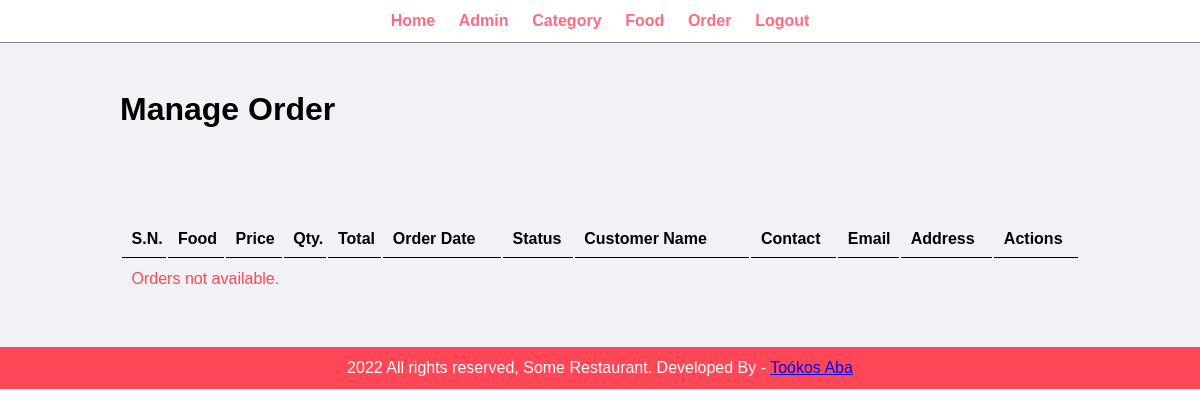
Before: /admin/manage-order.php (signed in) with the older database file.
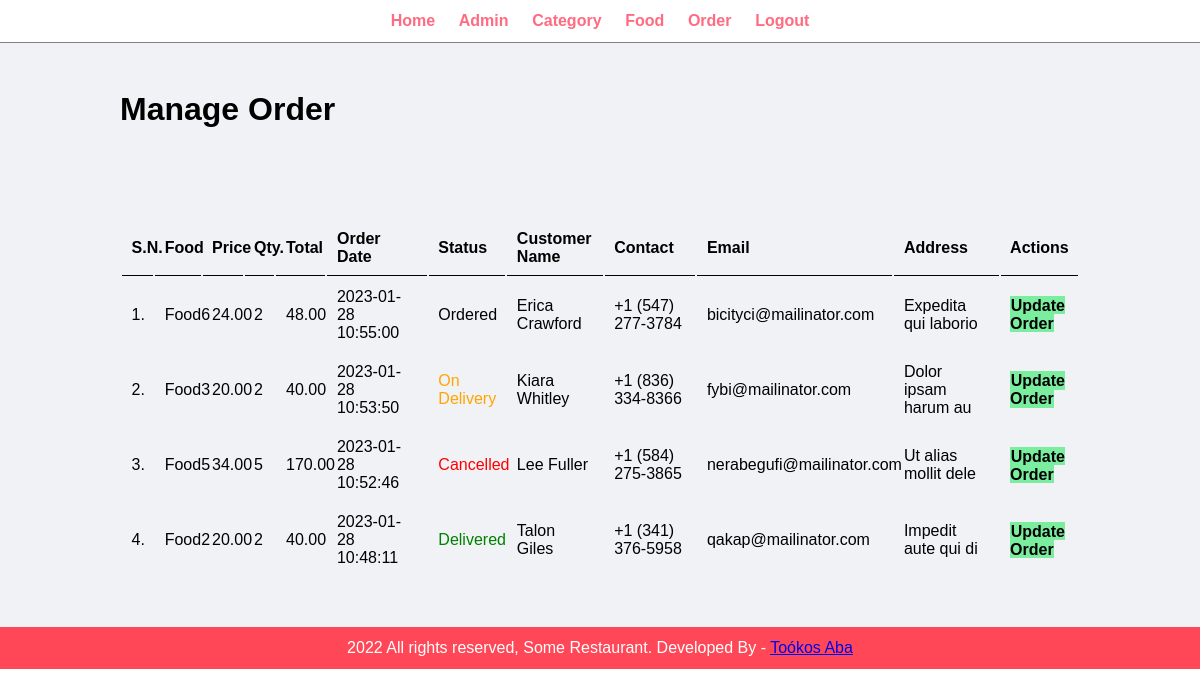
After: the same page with the newer database file.
### tables this page shows
CREATE TABLE `tbl_order` (
  `id` int(10) UNSIGNED NOT NULL,
  `food` varchar(150) NOT NULL,
  `price` decimal(10,2) NOT NULL,
  `qty` int(11) NOT NULL,
  `total` decimal(10,2) NOT NULL,
  `order_date` datetime NOT NULL,
  `status` varchar(50) NOT NULL,
  `customer_name` varchar(150) NOT NULL,
  `customer_contact` varchar(20) NOT NULL,
  `customer_email` varchar(150) NOT NULL,
  `customer_address` varchar(255) NOT NULL
);

### admin/manage-order.php (the view, shortened to what this page needs)
<?php include('partials/menu.php'); ?>
<div class="main-content">
    <div class="wrapper">
        <h1>Manage Order</h1>
        <br>
        <br>
        <br>
        <br>
        <br>
        <table class="tbl-full">
            <tr>
                <th>S.N.</th>
                <th>Food</th>
                <th>Price</th>
                <th>Qty.</th>
                <th>Total</th>
                <th>Order Date</th>
                <th>Status</th>
                <th>Customer Name</th>
                <th>Contact</th>
                <th>Email</th>
                <th>Address</th>
                <th>Actions</th>
            </tr>
            <?php
            $sql = "SELECT * FROM tbl_order ORDER BY id DESC";
            $res = mysqli_query($conn, $sql);
            $count = mysqli_num_rows($res);
            $sn = 1;
            if ($count > 0)
            {
                while ($row = mysqli_fetch_assoc($res))
                {
                    $id = $row['id'];
                    $food = $row['food'];
                    $price = $row['price'];
                    $qty = $row['qty'];
                    $total = $row['total'];
                    $order_date = $row['order_date'];
                    $status = $row['status'];
                    $customer_name = $row['customer_name'];
                    $customer_contact = $row['customer_contact'];
                    $customer_email = $row['customer_email'];
                    $customer_address = $row['customer_address'];
                    ?>
                        <tr>
                            <td><?php echo $sn++; ?>.</td>
                            <td><?php echo $food; ?></td>
                            <td><?php echo $price; ?></td>
                            <td><?php echo $qty; ?></td>
                            <td><?php echo $total; ?></td>
                            <td><?php echo $order_date; ?></td>
                            <td>
                                <?php
                                    if ($status=="Ordered")
                                    {
                                        echo "<label>$status</label>";
                                    }
                                    elseif($status=="On Delivery")
                                    {
                                        echo "<label style='color: orange;'>$status</label>";
                                    }
                                    elseif($status=="Delivered")
                                    {
                                        echo "<label style='color: green;'>$status</label>";
                                    }
                                    elseif($status=="Cancelled")
                                    {
                                        echo "<label style='color: red;'>$status</label>";
                                    }
                                 ?>
                            </td>
                            <td><?php echo $customer_name; ?></td>
                            <td><?php echo $customer_contact; ?></td>
                            <td><?php echo $customer_email; ?></td>
                            <td><?php echo $customer_address; ?></td>
                            <td>
                                <a href="<?php echo SITEURL; ?>admin/update-order.php?id=<?php echo $id; ?>" class="btn-secondary">Update Order</a>
                            </td>
                        </tr>
                    <?php
                }
            }
            else
            {
                echo "<tr><td colspan='12' class='error'>Orders not available.</td></tr>";
            }
            ?>
        </table>
    </div>
</div>
<?php include('partials/footer.php'); ?>

Changed rows visible on the page:
added tbl_order: food "Food6", price "24.00", qty "2", total "48.00", order_date "2023-01-28 10:55:00", status "Ordered", customer_name "Erica Crawford", customer_contact "+1 (547) 277-3784", customer_email "bicityci@mailinator.com", customer_address "Expedita qui laborio"
added tbl_order: food "Food3", price "20.00", qty "2", total "40.00", order_date "2023-01-28 10:53:50", status "On Delivery", customer_name "Kiara Whitley", customer_contact "+1 (836) 334-8366", customer_email "fybi@mailinator.com", customer_address "Dolor ipsam harum au"
added tbl_order: food "Food5", price "34.00", qty "5", total "170.00", order_date "2023-01-28 10:52:46", status "Cancelled", customer_name "Lee Fuller", customer_contact "+1 (584) 275-3865", customer_email "nerabegufi@mailinator.com", customer_address "Ut alias mollit dele"
added tbl_order: food "Food2", price "20.00", qty "2", total "40.00", order_date "2023-01-28 10:48:11", status "Delivered", customer_name "Talon Giles", customer_contact "+1 (341) 376-5958", customer_email "qakap@mailinator.com", customer_address "Impedit aute qui di"
Other visible differences:
text no longer shown: "Orders not available."
